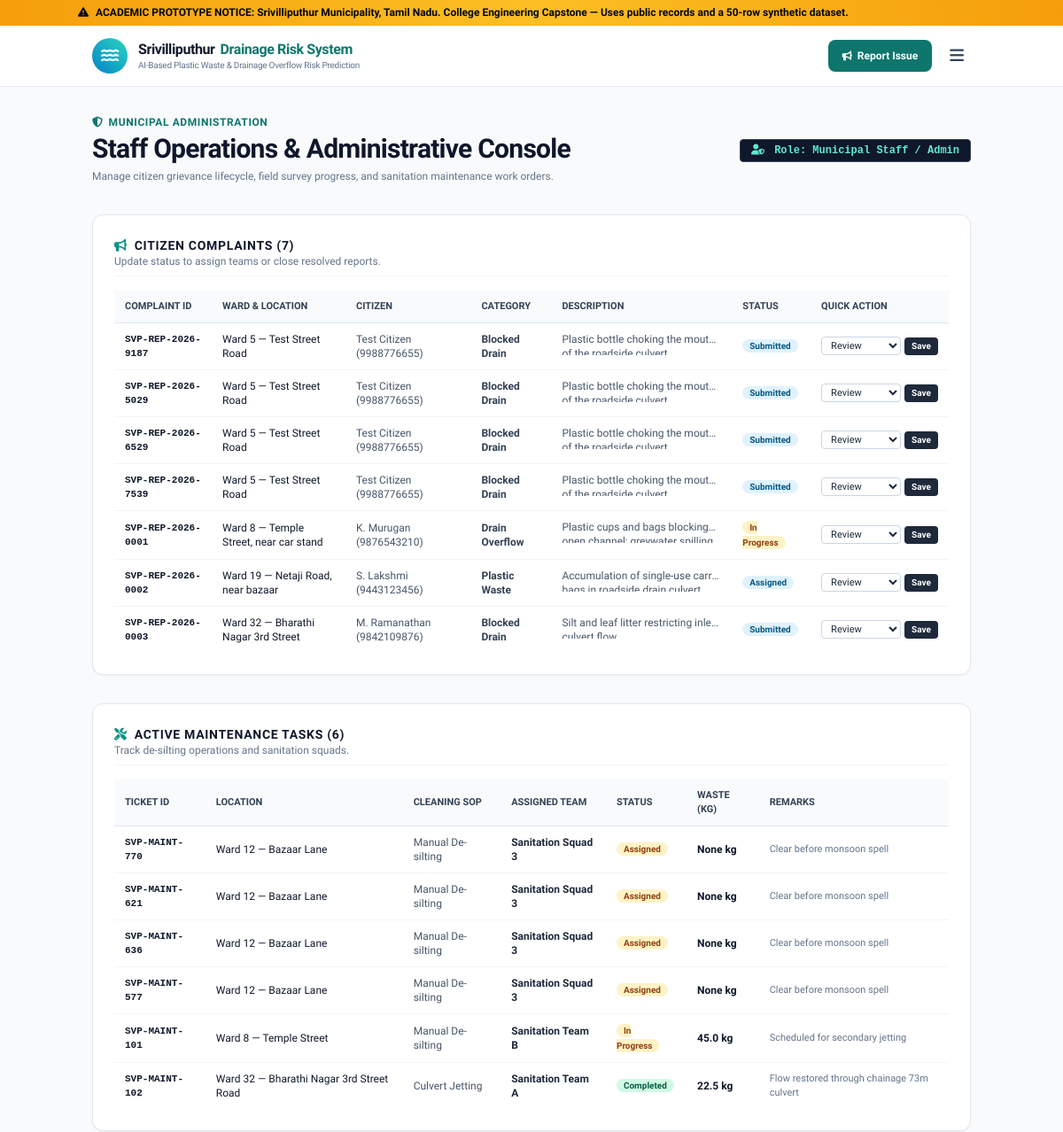
/admin (upper part), run on an earlier commit of the app's database.
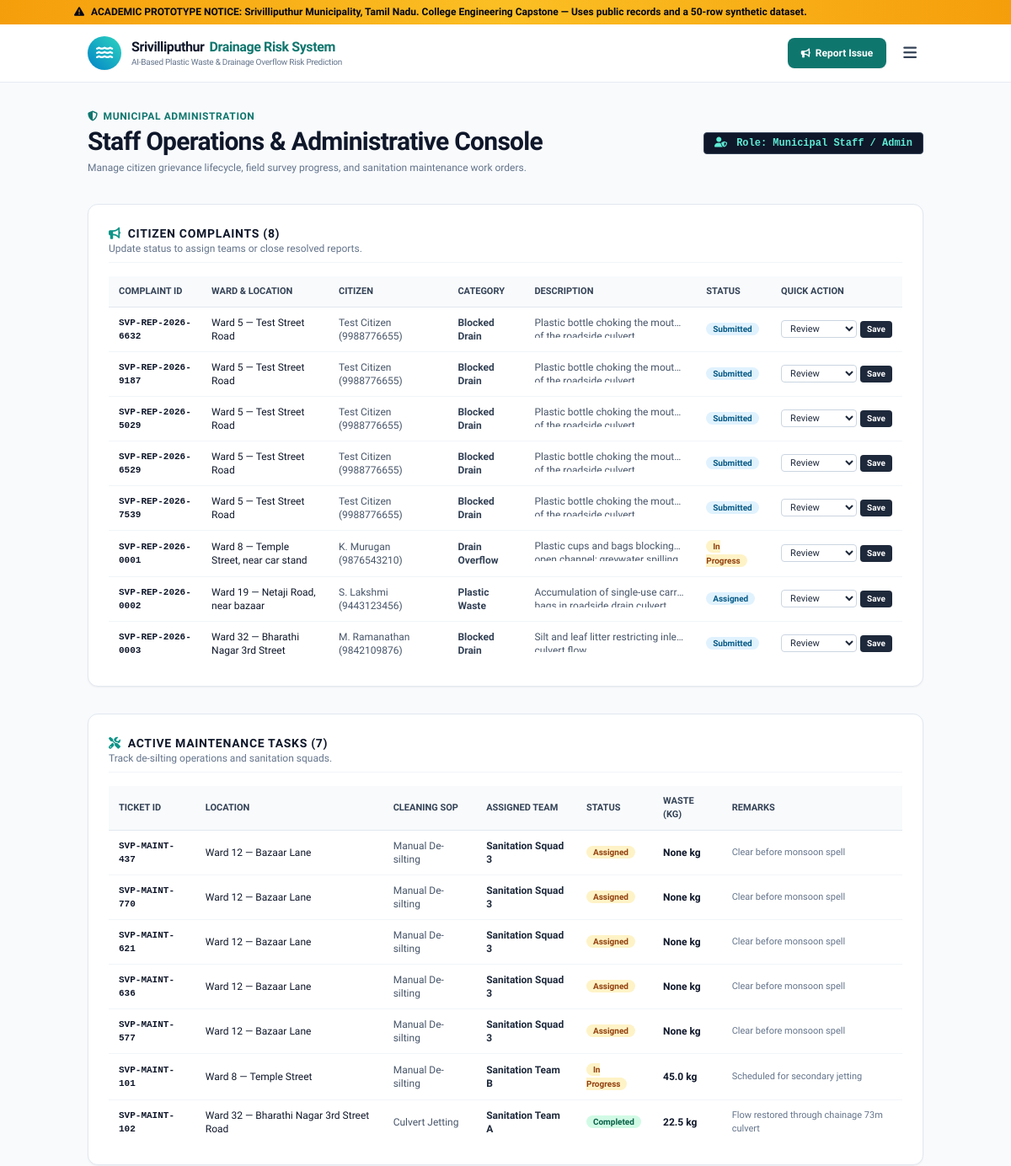
And on a later commit of the database.
### tables this page shows
CREATE TABLE citizen_reports (
        id INTEGER PRIMARY KEY AUTOINCREMENT,
        complaint_id TEXT UNIQUE NOT NULL,
        name TEXT,
        phone TEXT,
        email TEXT,
        ward_no INTEGER,
        street_location TEXT NOT NULL,
        gps_lat REAL,
        gps_lng REAL,
        issue_type TEXT NOT NULL,
        description TEXT NOT NULL,
        photo_filename TEXT,
        status TEXT NOT NULL DEFAULT 'Submitted',
        created_at TIMESTAMP DEFAULT CURRENT_TIMESTAMP,
        updated_at TIMESTAMP DEFAULT CURRENT_TIMESTAMP
    );

CREATE TABLE maintenance_records (
        id INTEGER PRIMARY KEY AUTOINCREMENT,
        ticket_id TEXT UNIQUE NOT NULL,
        drain_id TEXT,
        ward_no INTEGER,
        street TEXT NOT NULL,
        issue_description TEXT NOT NULL,
        cleaning_type TEXT,
        cleaning_date TEXT,
        waste_removed_kg REAL,
        assigned_team TEXT,
        status TEXT NOT NULL DEFAULT 'Pending',
        completion_date TEXT,
        photo_evidence TEXT,
        remarks TEXT,
        updated_at TIMESTAMP DEFAULT CURRENT_TIMESTAMP
    );

### app.py (the view)
@app.route('/admin')
def admin():
    conn = get_db()
    c = conn.cursor()
    c.execute("SELECT * FROM citizen_reports ORDER BY created_at DESC")
    reports = [dict(row) for row in c.fetchall()]
    c.execute("SELECT * FROM maintenance_records ORDER BY updated_at DESC")
    maint = [dict(row) for row in c.fetchall()]
    c.execute("SELECT * FROM field_surveys")
    surveys = [dict(row) for row in c.fetchall()]
    conn.close()
    return render_template('admin.html', reports=reports, maintenance=maint, surveys=surveys)

### app.py (called while the page is built)
def get_db():
    conn = sqlite3.connect(str(DB_PATH))
    conn.row_factory = sqlite3.Row
    return conn

@app.context_processor
def inject_global_context():
    return {
        'project_title': 'AI-Based Plastic Waste & Drainage Overflow Risk Prediction System',
        'municipality_name': 'Srivilliputhur Municipality',
        'state_name': 'Tamil Nadu',
        'prototype_disclaimer': 'Academic Demonstration Prototype — Built using public municipal records and a 50-row synthetic ML dataset. Not an official municipal deployment.',
        'current_year': '2026'
    }

    def __call__(self, environ, start_response):
        path = environ.get('PATH_INFO', '')
        for entry in ['/api/index.py', '/api/index']:
            if path == entry:
                environ['PATH_INFO'] = '/'
                break
            elif path.startswith(entry + '/'):
                environ['PATH_INFO'] = path[len(entry):]
                break
        return self.wsgi_app(environ, start_response)

### templates/admin.html (shortened to what the changed rows need)
{% extends "base.html" %}
{% block content %}
<div class="container mx-auto px-4 py-8">
  <div class="flex flex-col md:flex-row md:items-center justify-between gap-4 mb-8">
    <div>
      <h1 class="text-2xl md:text-3xl font-extrabold text-slate-900 tracking-tight">
        Staff Operations & Administrative Console
      </h1>
    </div>
  </div>
  <div class="space-y-8">
    <div class="bg-white border border-slate-200 rounded-xl p-6 shadow-sm">
      <div class="flex items-center justify-between mb-4 pb-2 border-b border-slate-100">
        <div>
          <h2 class="text-sm font-bold text-slate-900 uppercase tracking-wider flex items-center gap-2">
            <i class="fa-solid fa-bullhorn text-teal-600"></i> Citizen Complaints ({{ reports|length }})
          </h2>
          <p class="text-xs text-slate-500">Update status to assign teams or close resolved reports.</p>
        </div>
      </div>
      <div class="overflow-x-auto">
        <table class="w-full text-xs text-left">
          <thead class="bg-slate-50 text-slate-700 font-semibold border-b border-slate-200 uppercase text-[11px]">
            <tr>
              <th class="px-3 py-2.5">Complaint ID</th>
              <th class="px-3 py-2.5">Ward & Location</th>
              <th class="px-3 py-2.5">Citizen</th>
              <th class="px-3 py-2.5">Category</th>
              <th class="px-3 py-2.5">Description</th>
              <th class="px-3 py-2.5">Status</th>
              <th class="px-3 py-2.5">Quick Action</th>
            </tr>
          </thead>
          <tbody class="divide-y divide-slate-100">
            {% for r in reports %}
            <tr class="hover:bg-slate-50 transition">
              <td class="px-3 py-2.5 font-bold text-slate-900 font-mono text-[11px]">{{ r.complaint_id }}</td>
              <td class="px-3 py-2.5 text-slate-900 font-medium">Ward {{ r.ward_no }} — {{ r.street_location }}</td>
              <td class="px-3 py-2.5 text-slate-600">{{ r.name }} ({{ r.phone }})</td>
              <td class="px-3 py-2.5 text-slate-700 font-semibold">{{ r.issue_type }}</td>
              <td class="px-3 py-2.5 text-slate-600 max-w-xs line-clamp-1">{{ r.description }}</td>
              <td class="px-3 py-2.5">
                <span class="px-2 py-0.5 rounded-full text-[10px] font-bold {% if r.status == 'Resolved' %}bg-emerald-100 text-emerald-800{% elif r.status == 'In Progress' %}bg-amber-100 text-amber-800{% else %}bg-sky-100 text-sky-800{% endif %}">
                  {{ r.status }}
                </span>
              </td>
              <td class="px-3 py-2.5">
                <form action="{{ url_for('api_maintenance') }}" method="POST" class="flex items-center gap-1">
                  <select name="status_update" class="text-[11px] bg-white border border-slate-300 rounded px-1.5 py-0.5">
                    <option value="Under Review">Review</option>
                  </select>
                  <button type="button" onclick="alert('Status updated for {{ r.complaint_id }}')" class="px-2 py-0.5 bg-slate-800 hover:bg-slate-700 text-white rounded text-[10px] font-semibold">
                    Save
                  </button>
                </form>
              </td>
            </tr>
            {% endfor %}
          </tbody>
        </table>
      </div>
    </div>
    <div class="bg-white border border-slate-200 rounded-xl p-6 shadow-sm">
      <div class="flex items-center justify-between mb-4 pb-2 border-b border-slate-100">
        <div>
          <h2 class="text-sm font-bold text-slate-900 uppercase tracking-wider flex items-center gap-2">
            <i class="fa-solid fa-screwdriver-wrench text-teal-600"></i> Active Maintenance Tasks ({{ maintenance|length }})
          </h2>
          <p class="text-xs text-slate-500">Track de-silting operations and sanitation squads.</p>
        </div>
      </div>
      <div class="overflow-x-auto">
        <table class="w-full text-xs text-left">
          <thead class="bg-slate-50 text-slate-700 font-semibold border-b border-slate-200 uppercase text-[11px]">
            <tr>
              <th class="px-3 py-2.5">Ticket ID</th>
              <th class="px-3 py-2.5">Location</th>
              <th class="px-3 py-2.5">Cleaning SOP</th>
              <th class="px-3 py-2.5">Assigned Team</th>
              <th class="px-3 py-2.5">Status</th>
              <th class="px-3 py-2.5">Waste (kg)</th>
              <th class="px-3 py-2.5">Remarks</th>
            </tr>
          </thead>
          <tbody class="divide-y divide-slate-100">
            {% for m in maintenance %}
            <tr class="hover:bg-slate-50 transition">
              <td class="px-3 py-2.5 font-bold text-slate-900 font-mono text-[11px]">{{ m.ticket_id }}</td>
              <td class="px-3 py-2.5 text-slate-900 font-medium">Ward {{ m.ward_no }} — {{ m.street }}</td>
              <td class="px-3 py-2.5 text-slate-600">{{ m.cleaning_type }}</td>
              <td class="px-3 py-2.5 font-semibold text-slate-800">{{ m.assigned_team }}</td>
              <td class="px-3 py-2.5">
                <span class="px-2 py-0.5 rounded-full text-[10px] font-bold {% if m.status == 'Completed' %}bg-emerald-100 text-emerald-800{% else %}bg-amber-100 text-amber-800{% endif %}">
                  {{ m.status }}
                </span>
              </td>
              <td class="px-3 py-2.5 font-bold text-slate-900">{{ m.waste_removed_kg }} kg</td>
              <td class="px-3 py-2.5 text-slate-500 text-[11px]">{{ m.remarks }}</td>
            </tr>
            {% endfor %}
          </tbody>
        </table>
      </div>
    </div>
  </div>
</div>
{% endblock %}

What changed in the data, as far as the page shows it:
added citizen_reports: complaint_id "SVP-REP-2026-6632", ward_no "5", street_location "Test Street Road", name "Test Citizen", phone "9988776655", issue_type "Blocked Drain", description "Plastic bottle choking the…", status "Submitted"
added maintenance_records: ticket_id "SVP-MAINT-437", ward_no "12", street "Bazaar Lane", cleaning_type "Manual De-silting", assigned_team "Sanitation Squad 3", status "Assigned", waste_removed_kg "None", remarks "Clear before monsoon spell"
Also different on the page:
{{ reports|length }}: "7" → "8"
{{ maintenance|length }}: "6" → "7"
